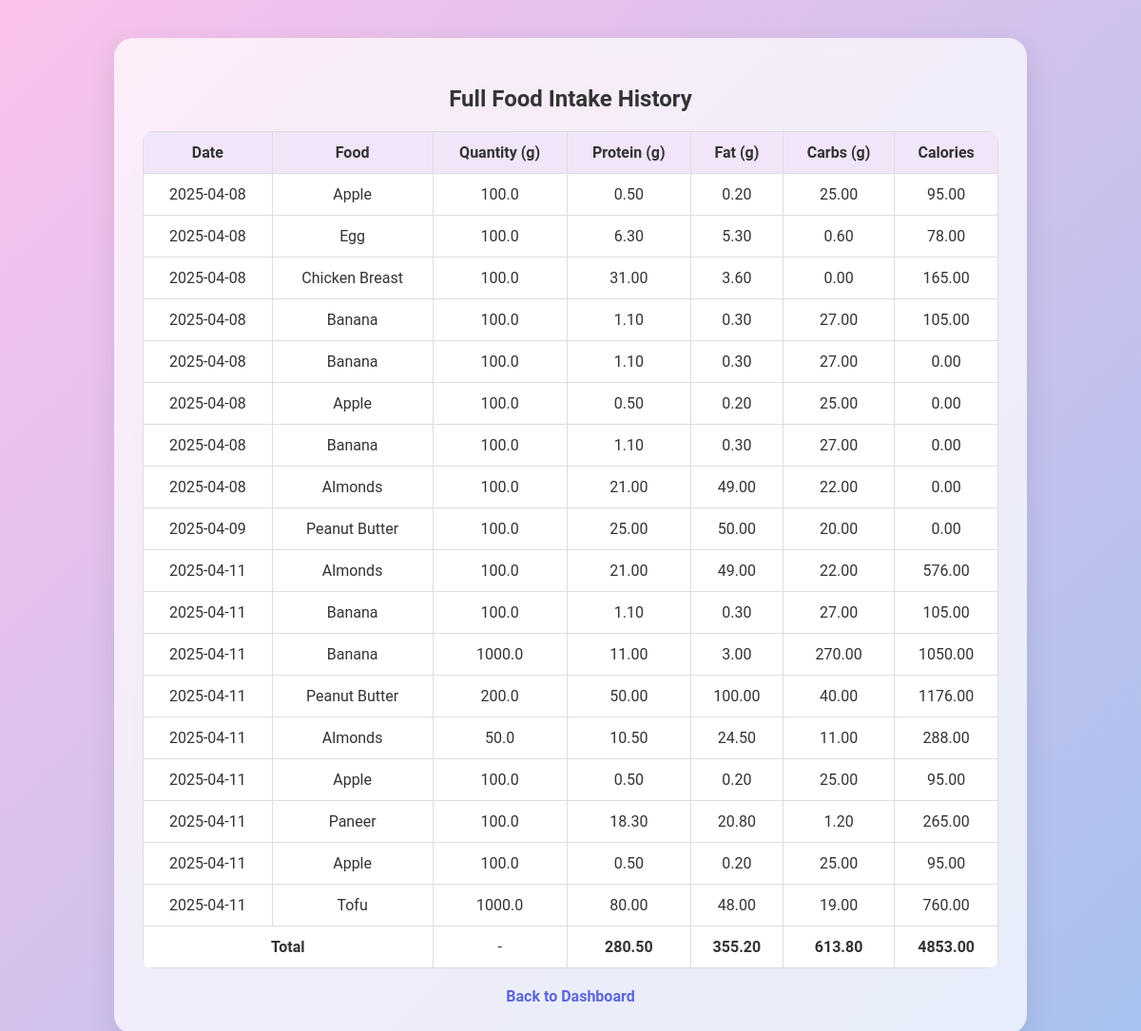
Page /daily_food (signed in) on the committed database.
### tables this page shows
CREATE TABLE food_logs (
        id INTEGER PRIMARY KEY AUTOINCREMENT,
        user_id INTEGER,
        date TEXT,
        food_name TEXT,
        protein REAL,
        fat REAL,
        carbs REAL,
        calories REAL, quantity REAL DEFAULT 100,
        FOREIGN KEY(user_id) REFERENCES users(id)
    );

### app.py (the view)
@app.route('/daily_food')
def daily_food():
    if 'user_id' not in session:
        return redirect(url_for('login'))
    conn = sqlite3.connect("food_tracker.db")
    c = conn.cursor()
    c.execute("SELECT * FROM food_logs WHERE user_id = ?", (session['user_id'],))
    foods = c.fetchall()
    conn.close()
    total_protein = total_fat = total_carbs = total_calories = 0
    cleaned_foods = []
    for food in foods:
        food = list(food)
        try:
            for i in range(4, 8):
                if isinstance(food[i], bytes):
                    food[i] = struct.unpack('<d', food[i])[0]
                food[i] = float(food[i])
            quantity = float(food[8])
        except:
            food[4:8] = [0, 0, 0, 0]
            quantity = 0
        total_protein += food[4]
        total_fat += food[5]
        total_carbs += food[6]
        total_calories += food[7]
        cleaned_foods.append(food + [quantity])
    return render_template('daily_food.html', foods=cleaned_foods,
                           total_protein=total_protein, total_fat=total_fat,
                           total_carbs=total_carbs, total_calories=total_calories)

### templates/daily_food.html (shortened to what this page needs)
<!DOCTYPE html>
<html lang="en">
<head>
    <link rel="stylesheet" href="{{ url_for('static', filename='style.css') }}">
</head>
<body>
    <div class="container">
        <h2>Full Food Intake History</h2>
        <table>
            <tr>
                <th>Date</th>
                <th>Food</th>
                <th>Quantity (g)</th>
                <th>Protein (g)</th>
                <th>Fat (g)</th>
                <th>Carbs (g)</th>
                <th>Calories</th>
            </tr>
            {% for food in foods %}
            <tr>
                <td>{{ food[2] }}</td>
                <td>{{ food[3] }}</td>
                <td>{{ food[9] }}</td>
                <td>{{ "%.2f"|format(food[4]) }}</td>
                <td>{{ "%.2f"|format(food[5]) }}</td>
                <td>{{ "%.2f"|format(food[6]) }}</td>
                <td>{{ "%.2f"|format(food[7]) }}</td>
            </tr>
            {% endfor %}
            <tr>
                <td colspan="2"><strong>Total</strong></td>
                <td>-</td>
                <td><strong>{{ "%.2f"|format(total_protein) }}</strong></td>
                <td><strong>{{ "%.2f"|format(total_fat) }}</strong></td>
                <td><strong>{{ "%.2f"|format(total_carbs) }}</strong></td>
                <td><strong>{{ "%.2f"|format(total_calories) }}</strong></td>
            </tr>
        </table>
        <a href="{{ url_for('index') }}">Back to Dashboard</a>
    </div>
</body>
</html>

### static/style.css (style rules this page uses)
body { font-family: 'Roboto', sans-serif; background: linear-gradient(135deg, #fbc2eb 0%, #a6c1ee 100%); background-attachment: fixed; background-size: cover; color: #333; margin: 0; padding: 0; }
.container { width: 85%; max-width: 900px; margin: 40px auto; padding: 30px; border-radius: 20px; background: rgba(255, 255, 255, 0.7); backdrop-filter: blur(10px); box-shadow: 0 10px 30px rgba(0, 0, 0, 0.1); }
h1, h2, h3 { text-align: center; color: #333; margin-bottom: 20px; }
table { width: 100%; border-collapse: collapse; margin-top: 20px; background: white; border-radius: 10px; overflow: hidden; }
th, td { border: 1px solid #ddd; padding: 12px; text-align: center; }
th { background-color: #f1e6f9; }
a { display: block; text-align: center; margin-top: 20px; color: #5a67d8; font-weight: bold; text-decoration: none; transition: color 0.2s ease; }

### rows in the picture
food_logs: date "2025-04-08", food_name "Apple", quantity "100.0", protein "0.50", fat "0.20", carbs "25.00", calories "95.00"
food_logs: date "2025-04-08", food_name "Egg", quantity "100.0", protein "6.30", fat "5.30", carbs "0.60", calories "78.00"
food_logs: date "2025-04-08", food_name "Chicken Breast", quantity "100.0", protein "31.00", fat "3.60", carbs "0.00", calories "165.00"
food_logs: date "2025-04-08", food_name "Banana", quantity "100.0", protein "1.10", fat "0.30", carbs "27.00", calories "105.00"
food_logs: date "2025-04-08", food_name "Banana", quantity "100.0", protein "1.10", fat "0.30", carbs "27.00", food "0.00"
food_logs: date "2025-04-08", food_name "Apple", quantity "100.0", protein "0.50", fat "0.20", carbs "25.00", food "0.00"
food_logs: date "2025-04-08", food_name "Banana", quantity "100.0", protein "1.10", fat "0.30", carbs "27.00", food "0.00"
food_logs: date "2025-04-08", food_name "Almonds", quantity "100.0", protein "21.00", fat "49.00", carbs "22.00", food "0.00"
food_logs: date "2025-04-09", food_name "Peanut Butter", quantity "100.0", protein "25.00", fat "50.00", carbs "20.00", food "0.00"
food_logs: date "2025-04-11", food_name "Almonds", quantity "100.0", protein "21.00", fat "49.00", carbs "22.00", calories "576.00"
food_logs: date "2025-04-11", food_name "Banana", quantity "100.0", protein "1.10", fat "0.30", carbs "27.00", calories "105.00"
food_logs: date "2025-04-11", food_name "Banana", quantity "1000.0", protein "11.00", fat "3.00", carbs "270.00", calories "1050.00"
food_logs: date "2025-04-11", food_name "Peanut Butter", quantity "200.0", protein "50.00", fat "100.00", carbs "40.00", calories "1176.00"
food_logs: date "2025-04-11", food_name "Almonds", quantity "50.0", protein "10.50", fat "24.50", carbs "11.00", calories "288.00"
food_logs: date "2025-04-11", food_name "Apple", quantity "100.0", protein "0.50", fat "0.20", carbs "25.00", calories "95.00"
food_logs: date "2025-04-11", food_name "Paneer", quantity "100.0", protein "18.30", fat "20.80", carbs "1.20", calories "265.00"
food_logs: date "2025-04-11", food_name "Apple", quantity "100.0", protein "0.50", fat "0.20", carbs "25.00", calories "95.00"
food_logs: date "2025-04-11", food_name "Tofu", quantity "1000.0", protein "80.00", fat "48.00", carbs "19.00", calories "760.00"

### other values in the picture
{{ "%.2f"|format(total_protein) }} "280.50"
{{ "%.2f"|format(total_fat) }} "355.20"
{{ "%.2f"|format(total_carbs) }} "613.80"
{{ "%.2f"|format(total_calories) }} "4853.00"
